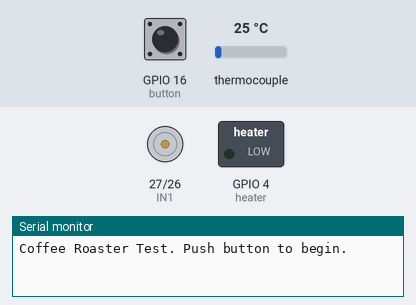
The sketch below on a simulated ESP32. Parts: motor-driver pin pairs drawn as motors (green arrow = first pin HIGH = forward, orange = second pin HIGH = backward, longer = more drive), switched loads named in the sketch (green lamp = pin HIGH), the last lines printed to the serial monitor. The test bench sets the inputs (shaded band); at power-on: GPIO 16 (button) LOW, thermocouple 25 °C.

Above: at 2.2 s.
2.3 s: GPIO 16 (button) pulled HIGH for 0.15 s
At 5.2 s:
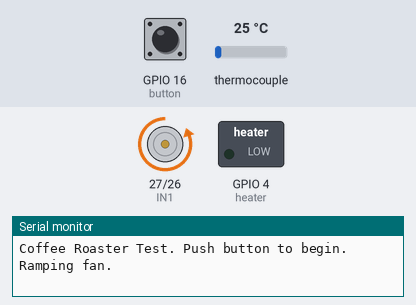
5.3 s: thermocouple set to 114 °C
7.3 s: thermocouple set to 124 °C
At 8.1 s:
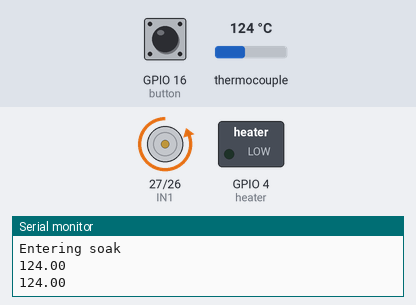
8.8 s: thermocouple set to 6 °C
At 9.4 s:
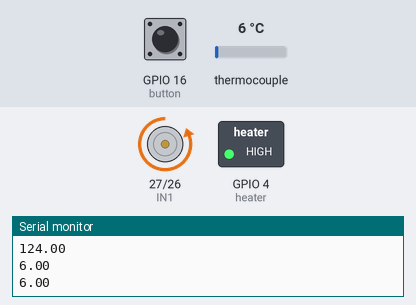
10.3 s: thermocouple set to 121 °C
11.8 s: thermocouple set to 129 °C
At 13.0 s:
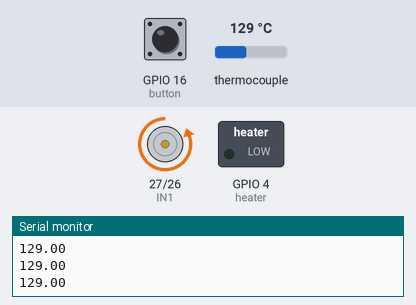
Timing chart, 0 to 14.3 s (numbered marks = the images above; inputs shaded):
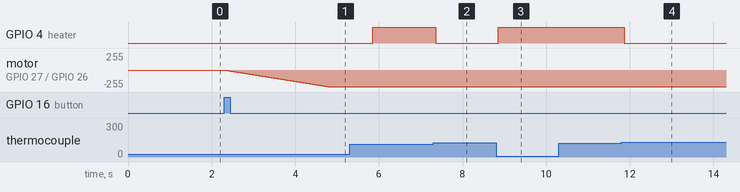

The sketch:

CoffeeRoaster.ino
```cpp
// Basic coffee roaster code
// Ben Pacheco 5/9/23

#include "max6675.h"

uint8_t thermoDO = 19;
uint8_t thermoCS = 5;
uint8_t thermoCLK = 18;
uint8_t button = 16;
uint8_t heater = 4;
uint8_t IN1 = 27;
uint8_t IN2 = 26;
uint8_t bs = 1;
unsigned long startTime = 0;
unsigned long endTime = 0;
unsigned long timeNow = 0;
uint8_t hs = 0;
float lastTemp = 0;
uint8_t ms = 0;
float currentTemp = 0;

MAX6675 thermocouple(thermoCLK, thermoCS, thermoDO);

void setup() {

  pinMode(button, INPUT_PULLDOWN);
  pinMode(IN1, OUTPUT);
  pinMode(IN2, OUTPUT);
  pinMode(heater, OUTPUT);

  Serial.begin(9600);
  delay(500);
  Serial.println("Coffee Roaster Test. Push button to begin.");
  delay(500);

}

void loop() {
  bs = 0;
  while(bs!=1){
    bs = digitalRead(button);
  }
  Serial.println("Ramping fan.");
  digitalWrite(IN1, LOW);
  for (int i=0; i<255; i++) {
    analogWrite(IN2, i);
    delay(10);
  }
  delay(1000);
  Serial.println("Turning on heater");
  startTime = millis();
  hs = 1;
  digitalWrite(heater, HIGH);
  bs = 0;
  currentTemp = thermocouple.readCelsius();
  while(currentTemp<120 || currentTemp>230){
    Serial.println(currentTemp);
    delay(500);
    currentTemp = thermocouple.readCelsius();
  }
  Serial.println("Entering soak");
  hs = 0;
  digitalWrite(heater, LOW);
  timeNow = millis();
  while(millis() < timeNow + 120000){
    currentTemp = thermocouple.readCelsius();
    Serial.println(currentTemp);
    if(hs == 0 && currentTemp < 120){
      hs = 1;
      digitalWrite(heater, HIGH);
    } else if (hs == 1 && currentTemp>125){
      hs = 0;
      digitalWrite(heater, LOW);
    }
    delay(500);
  }
  Serial.println("Beginning ramp phase");
  hs = 1;
  digitalWrite(heater, HIGH);
  ms = 254;
  currentTemp = thermocouple.readCelsius();
  while(currentTemp < 175 || currentTemp > 200){
    lastTemp = thermocouple.readCelsius();
    delay(3000);
    currentTemp = thermocouple.readCelsius();
    Serial.println(currentTemp);
    if ( currentTemp > lastTemp+0.75){
      if(ms<225){
        ms = ms+20;
        analogWrite(IN2, ms);
      }
    } else if (currentTemp < lastTemp+0.3){
      if (ms > 50){
        ms = ms - 20;
        analogWrite(IN2, ms);
      }else{
        ms = 254;
        analogWrite(IN2, ms);
      }

    }
  }
  Serial.println("Beginning cooldown");
  digitalWrite(heater, LOW);
  hs = 0;
  while(currentTemp>45 || currentTemp<20){
    currentTemp = thermocouple.readCelsius();
    Serial.println(currentTemp);
    delay(500);
  }
  analogWrite(IN2, 0);
  Serial.println("Cooldown complete, Press button to begin roasting again");


}
```

Measured:
- the behaviour switches between 125 and 126 °C on thermocouple (found by bisection; images 3 and 4)
- after the input at 2.3 s, motor on GPIO 27 (IN1) / GPIO 26 (IN2): moves from stopped to backward 254/255 over 2.5 s, starting at once
- after the input at 7.3 s, GPIO 4 (heater): HIGH → LOW after 0.05 s
- after the input at 8.8 s, GPIO 4 (heater): LOW → HIGH after 0.06 s
- after the input at 11.8 s, GPIO 4 (heater): HIGH → LOW after 0.06 s
